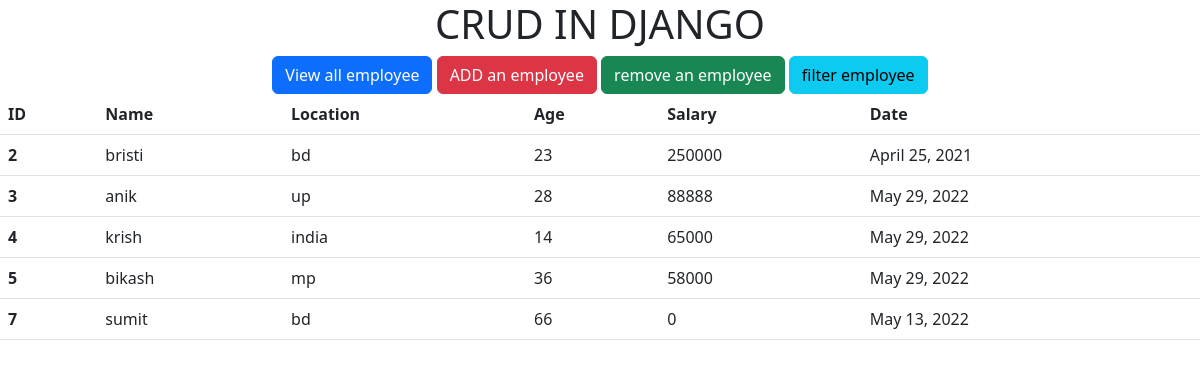
The page /view_emp on the database its author committed.
### myapp/models.py (models this page shows)
class Employee(models.Model):
    name = models.CharField(max_length=200)
    location = models.CharField(max_length=200)
    age = models.IntegerField(default=0)
    salary = models.IntegerField(default=0)
    date = models.DateField()
    def __str__(self):
        return "%s %s %s" %(self.name, self.age, self.date)

### myapp/views.py (the view)
# urls.py: path('view_emp',views.view_emp,name='view_emp'),
def view_emp(request):
    emps = Employee.objects.all()
    context = {
        'emps':emps
    }
    print(context)
    return render(request,'view_emp.html',context)

### template/view_emp.html (shortened to what this page needs)
{% extends "index.html" %}
{% block body %}
<!doctype html>
<html lang="en">
  <head>
    <link href="https://cdn.jsdelivr.net/npm/bootstrap@5.2.0-beta1/dist/css/bootstrap.min.css" rel="stylesheet">
  </head>
  <body>
    <table class="table">
        <thead>
          <tr>
            <th scope="col">ID</th>
            <th scope="col">Name</th>
            <th scope="col">Location</th>
            <th scope="col">Age</th>
            <th scope="col">Salary</th>
            <th scope="col">Date</th>
          </tr>
        </thead>
        {% for emp in emps %}
        <tbody>
          <tr>
            <th scope="row">{{emp.id}}</th>
            <td>{{emp.name}}</td>
            <td>{{emp.location}}</td>
            <td>{{emp.age}}</td>
            <td>{{emp.salary}}</td>
            <td>{{emp.date}}</td>
          </tr>
        </tbody>
        {% endfor %}
      </table>
    {% endblock body %}

### template/index.html (shortened to what this page needs)
<!doctype html>
<html lang="en">
  <head>
    <link href="https://cdn.jsdelivr.net/npm/bootstrap@5.2.0-beta1/dist/css/bootstrap.min.css" rel="stylesheet">
  </head>
  <body>
<center><h1>CRUD IN DJANGO</h1>
    <a class="btn btn-primary" href="/view_emp" role="button">View all employee</a>
    <a class="btn btn-danger" href="/add_emp" role="button">ADD an employee</a>
    <a class="btn btn-success" href="/remove_emp" role="button">remove an employee</a>
    <a class="btn btn-info" href="/filter_emp" role="button">filter employee</a>
</center>
    {% block body %} {% endblock %}
  </body>
</html>

### rows shown on the page
Employee: id "2", name "bristi", location "bd", age "23", salary "250000", date "April 25, 2021"
Employee: id "3", name "anik", location "up", age "28", salary "88888", date "May 29, 2022"
Employee: id "4", name "krish", location "india", age "14", salary "65000", date "May 29, 2022"
Employee: id "5", name "bikash", location "mp", age "36", salary "58000", date "May 29, 2022"
Employee: id "7", name "sumit", location "bd", age "66", salary "0", date "May 13, 2022"
